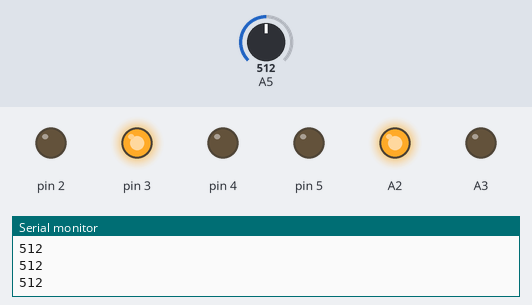
A sketch run on a simulated Arduino Uno, built with avr-gcc and run on an emulated ATmega328P. On the bench: output pins drawn as LEDs (lit = HIGH), the last lines printed to the serial monitor. Dashed ring = blinking. The inputs (shaded band) are chosen by the test bench; at power-on: A5 = 512.

Above: at 1.2 s.
1.3 s: A5 set to 782
2.8 s: A5 set to 810
At 3.0 s:
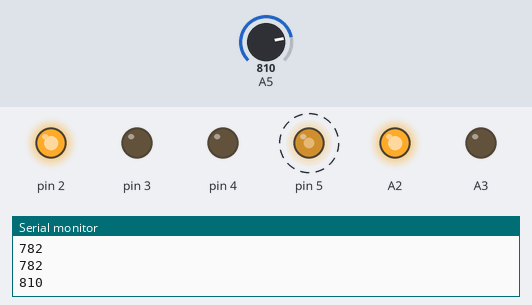
5.8 s: A5 set to 291
At 7.0 s:
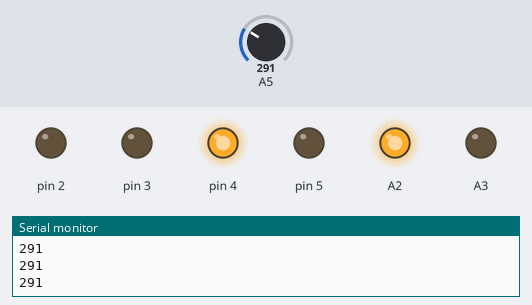
7.4 s: A5 set to 312
At 8.4 s:
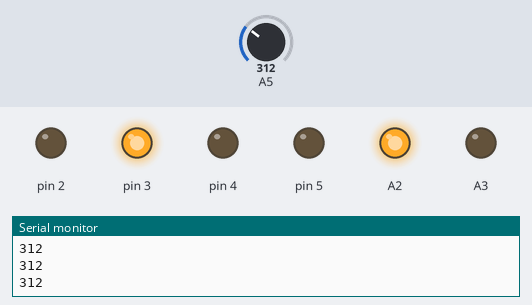
9.0 s: A5 set to 290
At 9.8 s:
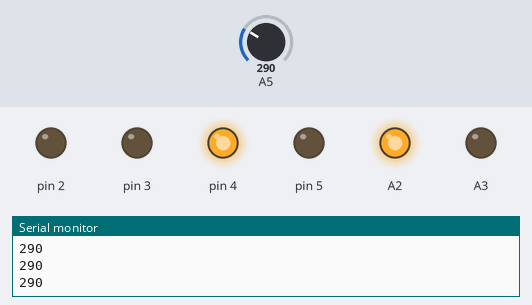
Timing chart, 0 to 11.6 s (numbered marks = the images above; inputs shaded):
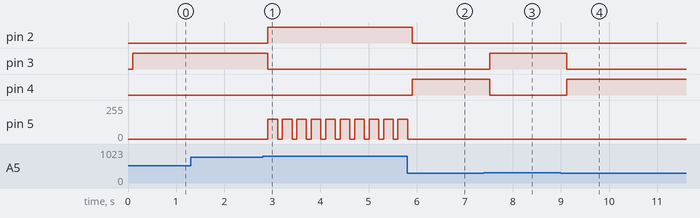

Measured:
- the behaviour switches between 800 and 801 on A5 (found by bisection; images 0 and 1)
- the behaviour switches between 301 and 302 on A5 (found by bisection; images 2 and 3)
- after the input at 2.8 s, pin 2: LOW → HIGH after 0.11 s; pin 3: HIGH → LOW after 0.11 s; pin 5: alternates 150/255 for 0.20 s and 0/255 for 0.10 s, starting after 0.11 s
- after the input at 5.8 s, pin 2: HIGH → LOW after 0.11 s; pin 4: LOW → HIGH after 0.11 s; pin 5: goes on until 5.8 s, then stays 0/255
- after the input at 7.4 s, pin 3: LOW → HIGH after 0.12 s; pin 4: HIGH → LOW after 0.12 s
- after the input at 9.0 s, pin 3: HIGH → LOW after 0.12 s; pin 4: LOW → HIGH after 0.12 s

The sketch:

UMIDADE_DE_SOLO.ino
```cpp
int adc_value;

void setup()
{
    Serial.begin(9600);

    pinMode(A5, INPUT);
    pinMode(A3, OUTPUT);
    pinMode(A2, OUTPUT);

    pinMode(2, OUTPUT);
    pinMode(3, OUTPUT);
    pinMode(4, OUTPUT);
    pinMode(5, OUTPUT);

   digitalWrite(A3,LOW);
   digitalWrite(A2,HIGH);
}

void loop()
{
    analogWrite(5,0);
    adc_value = analogRead(A5);
    delay(100);
    Serial.println(adc_value);


   if(adc_value >800){
     digitalWrite(2,HIGH);
     digitalWrite(3,LOW);
     digitalWrite(4,LOW);
     analogWrite(5,150);
     delay(200);
   }

   if(adc_value >301 && adc_value <799){
     digitalWrite(2,LOW);
     digitalWrite(3,HIGH);
     digitalWrite(4,LOW);
   }

   if(adc_value <300){
     digitalWrite(2,LOW);
     digitalWrite(3,LOW);
     digitalWrite(4,HIGH);
   }


}
```
